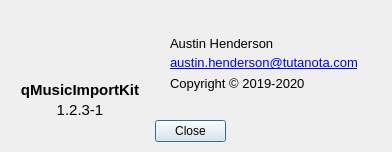
<?xml version="1.0" encoding="UTF-8"?>
<ui version="4.0">
 <class>AboutWindow</class>
 <widget class="QDialog" name="AboutWindow">
  <property name="geometry">
   <rect>
    <x>0</x>
    <y>0</y>
    <width>392</width>
    <height>152</height>
   </rect>
  </property>
  <property name="minimumSize">
   <size>
    <width>392</width>
    <height>152</height>
   </size>
  </property>
  <property name="maximumSize">
   <size>
    <width>392</width>
    <height>152</height>
   </size>
  </property>
  <property name="windowTitle">
   <string>About</string>
  </property>
  <widget class="QDialogButtonBox" name="buttonBox">
   <property name="geometry">
    <rect>
     <x>155</x>
     <y>120</y>
     <width>71</width>
     <height>23</height>
    </rect>
   </property>
   <property name="orientation">
    <enum>Qt::Horizontal</enum>
   </property>
   <property name="standardButtons">
    <set>QDialogButtonBox::Close</set>
   </property>
  </widget>
  <widget class="QLabel" name="label">
   <property name="enabled">
    <bool>true</bool>
   </property>
   <property name="geometry">
    <rect>
     <x>48</x>
     <y>10</y>
     <width>64</width>
     <height>64</height>
    </rect>
   </property>
   <property name="text">
    <string/>
   </property>
   <property name="pixmap">
    <pixmap resource="data.qrc">:/images/icon.png</pixmap>
   </property>
   <property name="scaledContents">
    <bool>true</bool>
   </property>
  </widget>
  <widget class="QLabel" name="label_2">
   <property name="geometry">
    <rect>
     <x>10</x>
     <y>80</y>
     <width>140</width>
     <height>20</height>
    </rect>
   </property>
   <property name="font">
    <font>
     <pointsize>11</pointsize>
     <weight>75</weight>
     <bold>true</bold>
    </font>
   </property>
   <property name="text">
    <string>qMusicImportKit</string>
   </property>
   <property name="alignment">
    <set>Qt::AlignCenter</set>
   </property>
  </widget>
  <widget class="QLabel" name="label_3">
   <property name="geometry">
    <rect>
     <x>30</x>
     <y>100</y>
     <width>100</width>
     <height>20</height>
    </rect>
   </property>
   <property name="font">
    <font>
     <pointsize>11</pointsize>
     <weight>50</weight>
     <bold>false</bold>
    </font>
   </property>
   <property name="text">
    <string>1.2.3-1</string>
   </property>
   <property name="alignment">
    <set>Qt::AlignCenter</set>
   </property>
  </widget>
  <widget class="QLabel" name="label_4">
   <property name="geometry">
    <rect>
     <x>170</x>
     <y>73</y>
     <width>161</width>
     <height>20</height>
    </rect>
   </property>
   <property name="font">
    <font>
     <pointsize>10</pointsize>
     <weight>50</weight>
     <bold>false</bold>
    </font>
   </property>
   <property name="text">
    <string>Copyright © 2019-2020</string>
   </property>
   <property name="alignment">
    <set>Qt::AlignLeading|Qt::AlignLeft|Qt::AlignVCenter</set>
   </property>
  </widget>
  <widget class="QLabel" name="label_5">
   <property name="geometry">
    <rect>
     <x>170</x>
     <y>33</y>
     <width>150</width>
     <height>20</height>
    </rect>
   </property>
   <property name="font">
    <font>
     <pointsize>10</pointsize>
     <weight>50</weight>
     <bold>false</bold>
    </font>
   </property>
   <property name="text">
    <string>Austin Henderson</string>
   </property>
   <property name="alignment">
    <set>Qt::AlignLeading|Qt::AlignLeft|Qt::AlignVCenter</set>
   </property>
  </widget>
  <widget class="QLabel" name="label_6">
   <property name="geometry">
    <rect>
     <x>170</x>
     <y>53</y>
     <width>220</width>
     <height>20</height>
    </rect>
   </property>
   <property name="font">
    <font>
     <pointsize>10</pointsize>
     <weight>50</weight>
     <bold>false</bold>
    </font>
   </property>
   <property name="text">
    <string>&lt;a href=&quot;mailto:austin.henderson@tutanota.com&quot;&gt;austin.henderson@tutanota.com&lt;/a&gt;</string>
   </property>
   <property name="alignment">
    <set>Qt::AlignLeading|Qt::AlignLeft|Qt::AlignVCenter</set>
   </property>
   <property name="openExternalLinks">
    <bool>true</bool>
   </property>
  </widget>
 </widget>
 <resources>
  <include location="data.qrc"/>
 </resources>
 <connections>
  <connection>
   <sender>buttonBox</sender>
   <signal>accepted()</signal>
   <receiver>AboutWindow</receiver>
   <slot>accept()</slot>
   <hints>
    <hint type="sourcelabel">
     <x>248</x>
     <y>254</y>
    </hint>
    <hint type="destinationlabel">
     <x>157</x>
     <y>274</y>
    </hint>
   </hints>
  </connection>
  <connection>
   <sender>buttonBox</sender>
   <signal>rejected()</signal>
   <receiver>AboutWindow</receiver>
   <slot>reject()</slot>
   <hints>
    <hint type="sourcelabel">
     <x>316</x>
     <y>260</y>
    </hint>
    <hint type="destinationlabel">
     <x>286</x>
     <y>274</y>
    </hint>
   </hints>
  </connection>
 </connections>
</ui>
